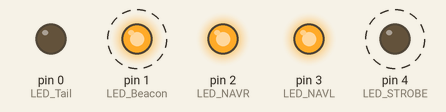
A sketch run on a simulated Arduino Uno, built with avr-gcc and run on an emulated ATmega328P. On the bench: output pins drawn as LEDs (lit = HIGH). Dashed ring = blinking.

Above: at 0.49 s.
Timing chart, 0 to 3.0 s (numbered marks = the images above):
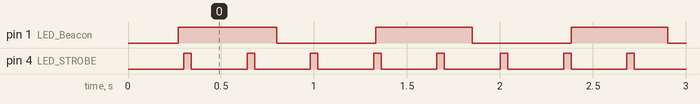

Measured:
- by itself, pin 1 (LED_Beacon): alternates HIGH for 0.53 s and LOW for 0.53 s
- by itself, pin 4 (LED_STROBE): alternates HIGH for 0.04 s and LOW for 0.30 s

The sketch:

keychain_fw.ino
```cpp
// Airplane keychain Firmware
// Matthew E. Nelson

int brightness = 0;  // variable used to set the brightness of tail beacon.
int fadeAmount = 15;
int count = 0;  //Initialize counter

// Defines
#define LED_Beacon    1
#define LED_Tail      0
#define LED_NAVL      3
#define LED_NAVR      2
#define LED_STROBE   4

void setup() {
  // put your setup code here, to run once:
  pinMode(LED_Beacon, OUTPUT);
  pinMode(LED_Tail, OUTPUT);
  pinMode(LED_NAVL, OUTPUT);
  pinMode(LED_NAVR, OUTPUT);
  pinMode(LED_STROBE, OUTPUT);
  digitalWrite(LED_NAVR,HIGH);
  digitalWrite(LED_NAVL,HIGH);
  analogWrite(LED_Tail,90);
}

void loop() {
  // put your main code here, to run repeatedly:
  if (count < 10){
  digitalWrite(LED_STROBE,LOW);
  count++;
  }
  else
  {
    digitalWrite(LED_STROBE,HIGH);
    delay(10);
    count = 0;
  }

  analogWrite(LED_Beacon, brightness);
  // change the brightness for next time through the loop:
  brightness = brightness + fadeAmount;

  // reverse the direction of the fading at the ends of the fade:
  if (brightness == 0 || brightness == 255) {
    fadeAmount = -fadeAmount ;
  }
  // wait for 30 milliseconds to see the dimming effect
  delay(30);

}
```
